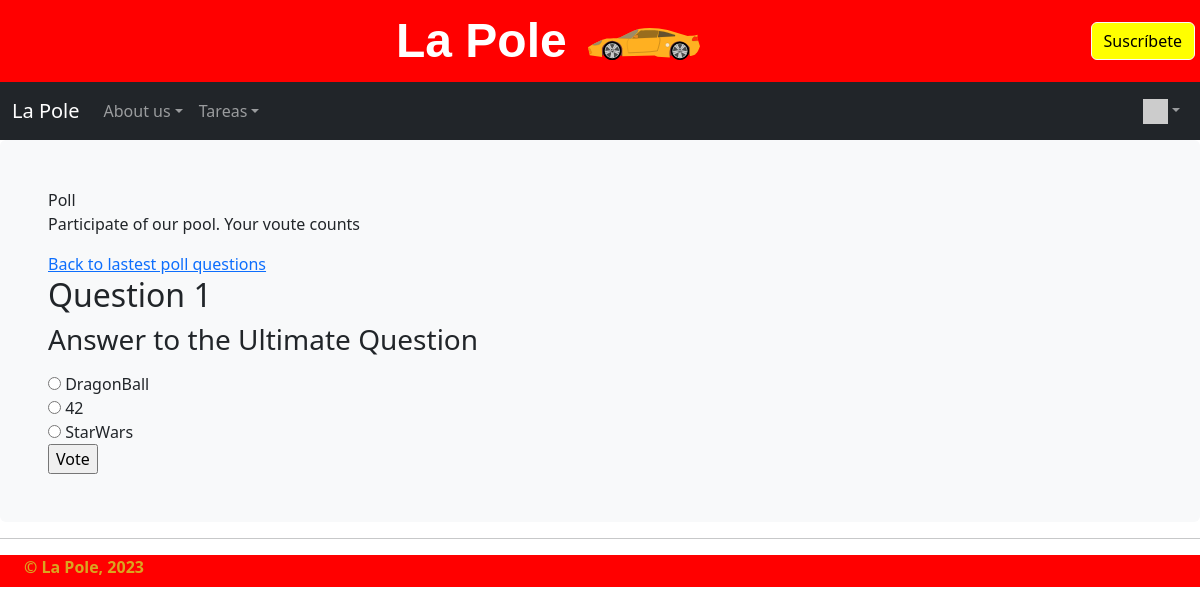
/polls/2/ (signed in), run on an earlier commit of the app's database.
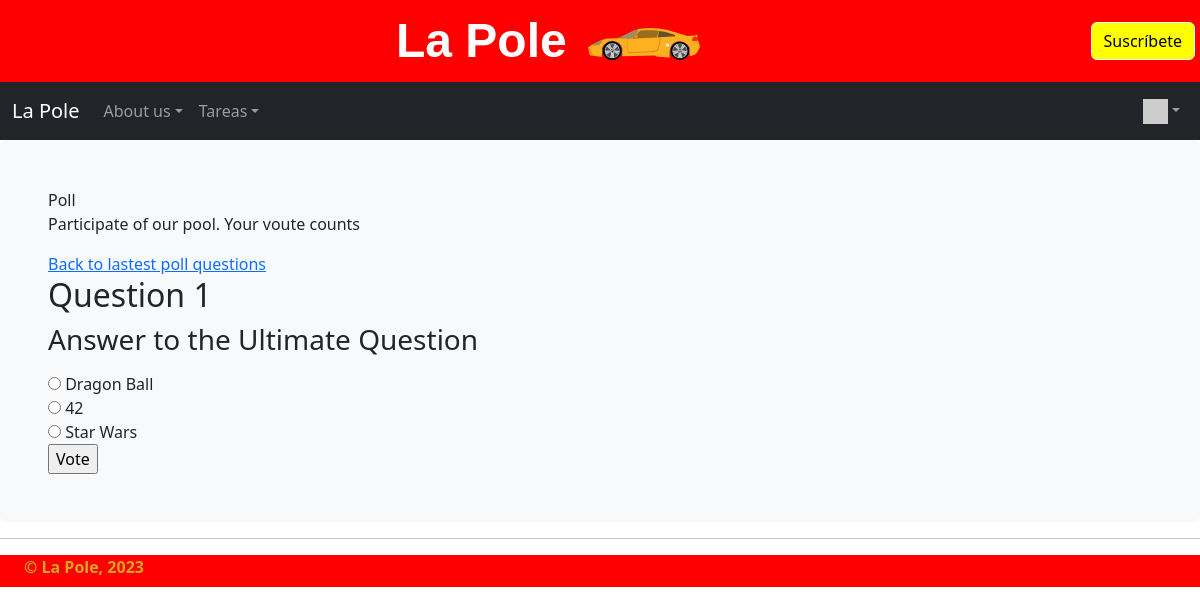
And on a later commit of the database.
### polls/models.py (models this page shows, shortened)
class Choice(models.Model):
    question = models.ForeignKey(Question, on_delete=models.CASCADE)
    choice_text = models.CharField(max_length=200)
    votes = models.IntegerField(default=0)

### polls/views.py (the view)
# urls.py: path('<int:pk>/', views.DetailView.as_view(), name='detail'),
class DetailView(generic.DetailView):
    model = Question
    template_name = 'polls/detail.html'
    def get_queryset(self):
        return Question.objects.filter(pub_date__lte=timezone.now())

### home/context_processors.py (called while the page is built)
def settings(request):
    return {
        'settings': django_settings,
    }

### home/templatetags/app_tags.py (called while the page is built)
@register.filter(name='gravatar')
def gravatar(user, size=35):
    email = str(user.email.strip().lower()).encode('utf-8')
    email_hash = md5(email).hexdigest()
    url = "//www.gravatar.com/avatar/{0}?s={1}&d=identicon&r=PG"
    return url.format(email_hash, size)

### polls/templates/polls/detail.html (shortened to what this page needs)
{% extends "home/layout.html" %}
{% block head %}
    Poll
{% endblock %}
{% block content %}
<p> Participate of our pool. Your voute counts</p>
<a href="{% url 'polls:index' %}">Back to lastest poll questions</a>
    <h2>Question 1</h2>
    <form action="{% url 'polls:vote' question.id %}" method="post">
        <fieldset>
            <legend><h3>{{ question.question_text }}</h3></legend>
            {% for choice in question.choice_set.all %}
                <input type="radio" name="choice" id="choice{{ forloop.counter }}" value="{{ choice.id }}">
                <label for="choice{{ forloop.counter }}">{{ choice.choice_text }}</label><br>
            {% endfor %}
        </fieldset>
        <input type="submit" value="Vote">
    </form>
{% endblock %}

What changed in the data, as far as the page shows it:
changed Choice: choice "☐ DragonBall" → "☐ Dragon Ball"; choice_text "DragonBall" → "Dragon Ball"
changed Choice: choice "☐ StarWars" → "☐ Star Wars"; choice_text "StarWars" → "Star Wars"
